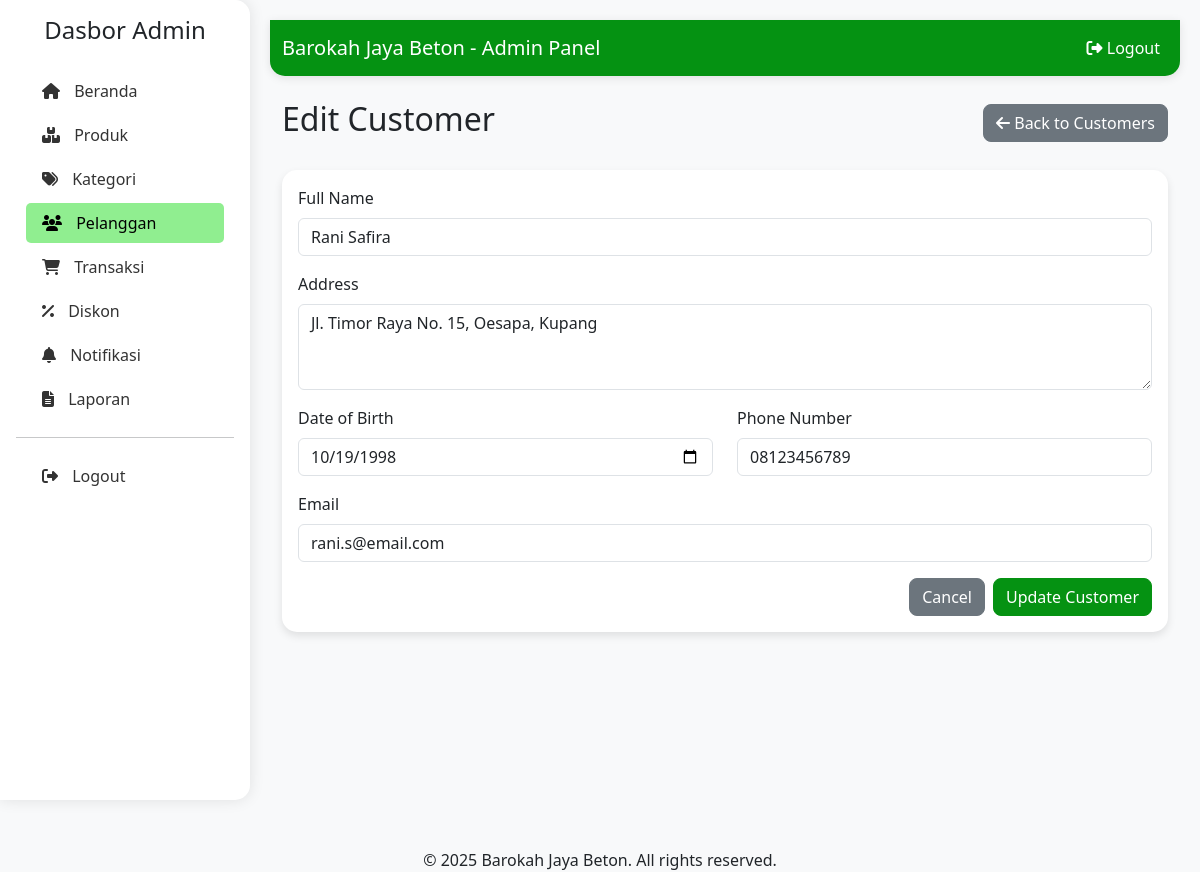
/dashboard_admin/customers/7/edit/ (signed in), run on the app's committed database.
### admin_dashboard/models.py (models this page shows, shortened)
class Pelanggan(models.Model):
    nama_pelanggan = models.CharField(max_length=255, verbose_name="Nama Pelanggan")
    alamat = models.TextField(verbose_name="Alamat")
    tanggal_lahir = models.DateField(verbose_name="Tanggal Lahir")
    no_hp = models.CharField(max_length=20, verbose_name="Nomor HP")
    username = models.CharField(max_length=150, unique=True, verbose_name="Username")
    password = models.CharField(max_length=128, verbose_name="Password") # Django akan menangani hash password
    email = models.EmailField(max_length=254, unique=True, null=False, blank=False, default='')
    created_at = models.DateTimeField(auto_now_add=True, verbose_name="Tanggal Dibuat", null=True)
    class Meta:
        verbose_name_plural = "Pelanggan"
        db_table = 'pelanggan'

### dashboard_admin/views.py (the view)
    def wrapper(request, *args, **kwargs):
        if not request.user.is_authenticated or not isinstance(request.user, Admin):
            raise PermissionDenied("You don't have permission to access this page.")
        return view_func(request, *args, **kwargs)

### dashboard_admin/forms.py
class PelangganForm(forms.ModelForm):
    tanggal_lahir = forms.DateField(
        widget=forms.DateInput(attrs={'type': 'date'}),
        required=False
    )
    class Meta:
        model = Pelanggan
        fields = ['nama_pelanggan', 'alamat', 'tanggal_lahir', 'no_hp', 'username', 'email', 'password']
        widgets = {
            'password': forms.PasswordInput(),
        }
    def __init__(self, *args, **kwargs):
        super().__init__(*args, **kwargs)
        if self.instance and self.instance.pk:
            self.fields['password'].required = False
        self.fields['username'].required = True
        self.fields['email'].required = True
        for field in self.fields:
            if field != 'tanggal_lahir':  # Date field has special handling
                self.fields[field].widget.attrs.update({'class': 'form-control'})

### admin_dashboard/context_processors.py (called while the page is built, shortened)
def notification_cart_context(request):
    context = {
        'unseen_notifications_count': 0,
        'cart_item_count': 0
    }
    return context

### dashboard_admin/context_processors.py (called while the page is built)
def admin_crm_context(request):
    if not request.path.startswith('/dashboard_admin/'):
        return {}
    try:
        Pelanggan = apps.get_model('admin_dashboard', 'Pelanggan')
        Transaksi = apps.get_model('admin_dashboard', 'Transaksi')
        Notifikasi = apps.get_model('admin_dashboard', 'Notifikasi')
        today_date = timezone.now().date()
        new_transaction_count = Transaksi.objects.filter(
            status_transaksi='DIPROSES'
        ).count()
        return {
            'sidebar_new_transaction_count': new_transaction_count,
        }
    except Exception:
        return {}

### dashboard_admin/views.py (called while the page is built)
def admin_required(view_func):
    def wrapper(request, *args, **kwargs):
        if not request.user.is_authenticated or not isinstance(request.user, Admin):
            raise PermissionDenied("You don't have permission to access this page.")
        return view_func(request, *args, **kwargs)
    return wrapper

### templates/dashboard_admin/customers/update.html (shortened to what this page needs)
{% extends 'dashboard_admin/base.html' %}
{% block content %}
<div class="container-fluid">
    <div class="d-flex justify-content-between align-items-center mb-4">
        <h2>Edit Customer</h2>
        <a href="{% url 'dashboard_admin:customer_list' %}" class="btn btn-secondary">
            <i class="fas fa-arrow-left"></i> Back to Customers
        </a>
    </div>
    <div class="card">
        <div class="card-body">
            <form method="post">
                <div class="mb-3">
                    <label for="nama_pelanggan" class="form-label">Full Name</label>
                    <input type="text" class="form-control" id="nama_pelanggan" name="nama_pelanggan" value="{{ customer.nama_pelanggan }}" required>
                </div>
                <div class="mb-3">
                    <label for="alamat" class="form-label">Address</label>
                    <textarea class="form-control" id="alamat" name="alamat" rows="3" required>{{ customer.alamat }}</textarea>
                </div>
                <div class="row">
                    <div class="col-md-6">
                        <div class="mb-3">
                            <label for="tanggal_lahir" class="form-label">Date of Birth</label>
                            <input type="date" class="form-control" id="tanggal_lahir" name="tanggal_lahir" value="{{ customer.tanggal_lahir|date:'Y-m-d'|default:'' }}">
                        </div>
                    </div>
                    <div class="col-md-6">
                        <div class="mb-3">
                            <label for="no_hp" class="form-label">Phone Number</label>
                            <input type="text" class="form-control" id="no_hp" name="no_hp" value="{{ customer.no_hp }}" required>
                        </div>
                    </div>
                </div>
                <div class="mb-3">
                    <label for="email" class="form-label">Email</label>
                    <input type="email" class="form-control" id="email" name="email" value="{{ customer.email|default:'' }}">
                </div>
                <div class="d-grid gap-2 d-md-flex justify-content-md-end">
                    <a href="{% url 'dashboard_admin:customer_list' %}" class="btn btn-secondary">Cancel</a>
                    <button type="submit" class="btn btn-primary">Update Customer</button>
                </div>
            </form>
        </div>
    </div>
</div>
{% endblock %}

### templates/dashboard_admin/base.html (style rules this page uses)
:root { --light-green: #90EE90; --dark-green: #059212; --darker-green: #046c0d; }
body { background-color: #f8f9fa; }
.btn { border-radius: 8px; }
.btn-primary { background-color: var(--dark-green); border-color: var(--dark-green); }
.card { border-radius: 15px; box-shadow: 0 4px 8px rgba(0, 0, 0, 0.1); border: none; margin-bottom: 20px; }

### data on the page
Pelanggan: nama_pelanggan "Rani Safira", alamat "Jl. Timor Raya No. 15, Oesapa, Kupang", tanggal_lahir "10/19/1998", no_hp "08123456789", email "rani.s@email.com"
